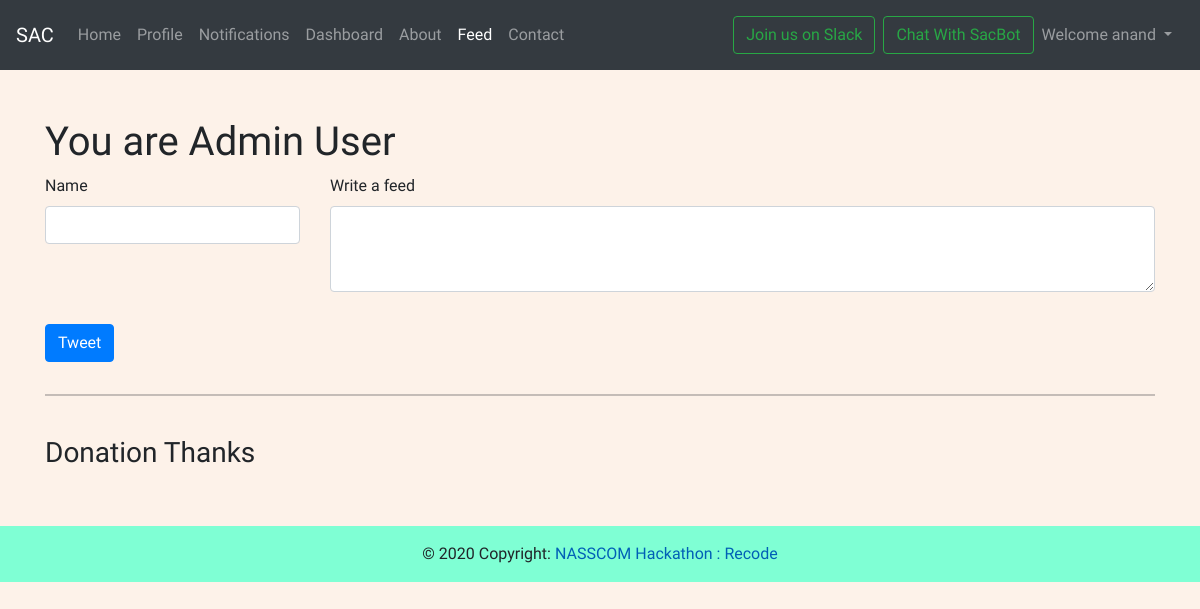
/tweet (signed in), run on an earlier commit of the app's database.
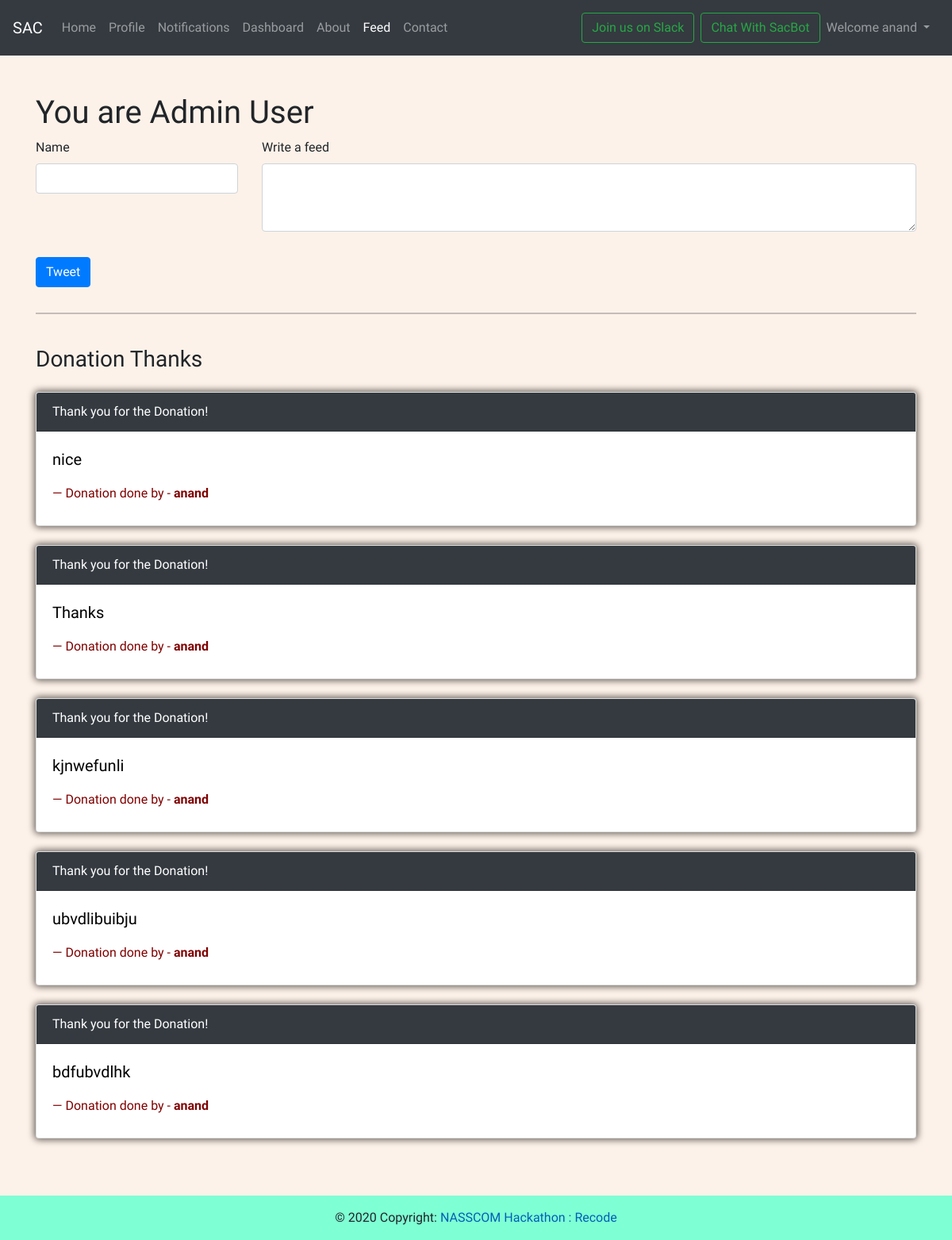
And on a later commit of the database.
### mysite/models.py (models this page shows, shortened)
class NewsFeed(models.Model):
    user1=models.CharField(max_length=30,null=True)
    feed=models.TextField(null=True)
    timestamp = models.DateTimeField(default=now)

### mysite/views.py (the view)
# urls.py: path('tweet',views.tweet),
@login_required(login_url='handleLogin')
def tweet(request):
    feeds=NewsFeed.objects.all().order_by('-id')
    params={'feeds':feeds}
    return render(request,'mysite/newsFeed.html',params)

### templates/mysite/newsFeed.html (shortened to what this page needs)
{% extends 'base.html' %}
{% block activeFeed %} active {% endblock activeFeed %}
{% block body %}
    <div class="container">
        {% if request.user.is_superuser %}
          <div class="row">
            <div class="col-12">
              <br>
              <br>
              <h1>You are Admin User</h1>
              <form class="form"method="POST" action="/create-tweet" >
                  <div class="row">
                    <div class="col-sm-12 col-md-3">
                      <div class="form-group">
                        <label for="exampleInputName">Name</label>
                        <input type="text" class="form-control" id="exampleInputName" aria-describedby="emailHelp" name="uname">
                      </div>
                    </div>
                    <div class="col-sm-12 col-md-9">
                        <div class="form-group">
                          <label for="exampleInputPassword2">Write a feed</label>
                          <textarea class="form-control" id="exampleInputPassword2" name="feed"  rows="3"></textarea>
                      </div>
                      </div>
                    </div>
                  <button type="submit" class="btn btn-primary my-3 mx-auto">Tweet</button>
              </form>
          </div>
          </div>
          <hr>
        {% endif %}
        <br>
        <h3>Donation Thanks</h3>
        {% for feed in feeds %}
        <a href="/profile/{{feed.user1}}">
              <div class="card my-4">
                <div class="card-header aa" style="color:white">
                  Thank you for the Donation!
                </div>
                <div class="card-body bb">
                  <blockquote class="blockquote mb-0">
                    <p style="color:black">{{feed.feed}}</p>
                    <footer class="blockquote-footer my-2" style="color:#800000">Donation done by - <strong title="Source Title" ">{{feed.user1}}</strong></footer>
                  </blockquote>
                </div>
            </div>
          </a>
        {% endfor %}
    </div>
{% endblock body %}

What changed in the data, as far as the page shows it:
added NewsFeed: feed "nice", user1 "anand"
added NewsFeed: feed "Thanks", user1 "anand"
added NewsFeed: feed "kjnwefunli", user1 "anand"
added NewsFeed: feed "ubvdlibuibju", user1 "anand"
added NewsFeed: feed "bdfubvdlhk", user1 "anand"
